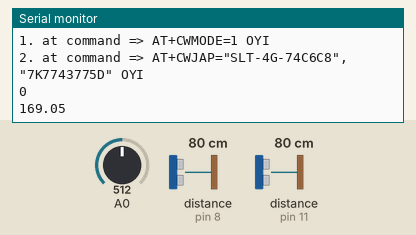
Simulated run of this sketch. Board: Arduino Uno, built with avr-gcc and run on an emulated ATmega328P. Parts: the last lines printed to the serial monitor. The inputs (shaded band) are chosen by the test bench; at power-on: A0 = 512, distance to the obstacle (sensors on pin 8, pin 11) 80 cm. The echo pulse lasts 58.3 µs per cm; no radio packets arrive unless stated; the modem accepts every AT command (registered, SIM ready, sends succeed) and sends nothing else.

Above: at 1.2 s.
1.3 s: A0 set to 716
At 5.5 s:
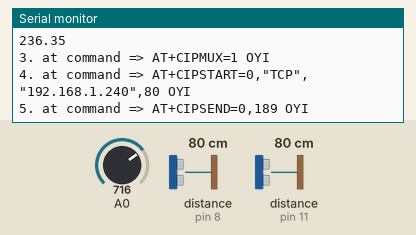
5.8 s: distance to the obstacle (sensor on pin 8) set to 60 cm
At 6.5 s:
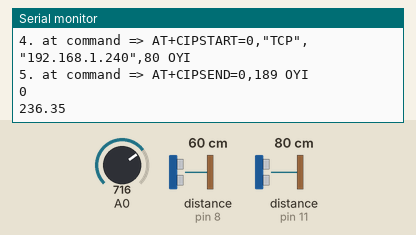
10.3 s: A0 set to 900
At 10.9 s:
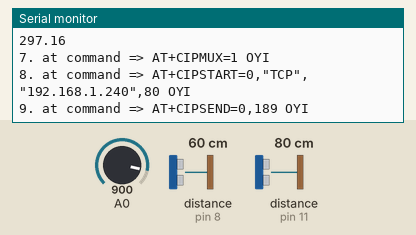
11.8 s: distance to the obstacle (sensor on pin 11) set to 2 cm
At 12.5 s:
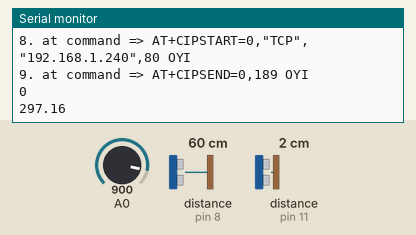
16.3 s: distance to the obstacle (sensor on pin 8) set to 2 cm
At 17.4 s:
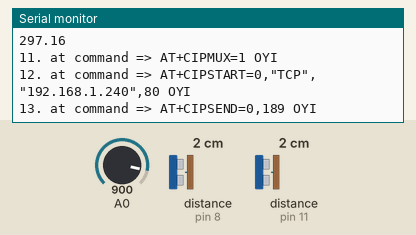
17.8 s: distance to the obstacle (sensor on pin 11) set to 18 cm
At 18.8 s:
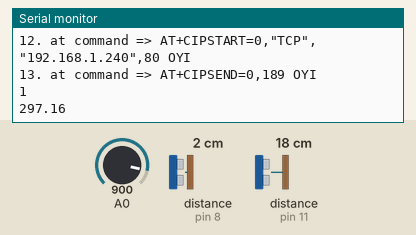
Timing chart, 0 to 20.8 s (numbered marks = the images above; inputs shaded):
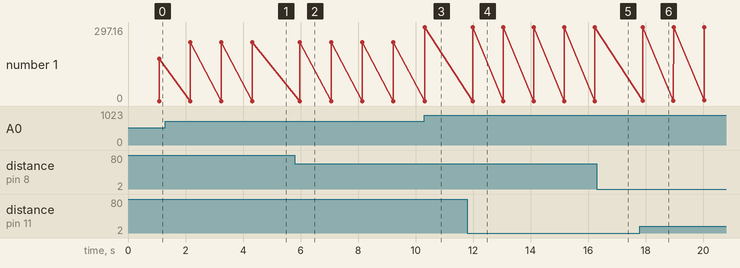

Measured:
- after the input at 1.3 s, the serial monitor: prints a new line after 0.86 s (image 1)
- after the input at 10.3 s, the serial monitor: prints a new line at once (image 3)
- plotted number 1: 169.05 → 236.35 after the input at 1.3 s, 236.35 → 297.16 after the input at 10.3 s

The sketch:

final_code_with_wifi_module.ino
```cpp
//include NewPing library to get distance using ultrasonic sensor
#include <NewPing.h>

// include RadioHead Amplitude Shift Keying Library
#include <VirtualWire.h>

// Include dependant SPI Library
#include <SPI.h>

// Create Amplitude Shift Keying Object


#define ECHO_PIN1 8
#define ECHO_PIN2 11
#define TRIG_PIN1 9
#define TRIG_PIN2 10

int num_of_persons = 0;
int check1 = 0;
int check2 = 0;
bool going_inside = false;
bool going_outside = false;

NewPing Sensor1(TRIG_PIN1, ECHO_PIN1, 2000);
NewPing Sensor2(TRIG_PIN2, ECHO_PIN2, 2000);

unsigned int dis_1;
unsigned int dis_2;

double get_battery_level() {
  // put your main code here, to run repeatedly:
  int volt = analogRead(A0);
  double voltage = map(volt, 0, 1023, 0, 2500);

  voltage = voltage/7.4;
  return voltage;
}


#include <SoftwareSerial.h>
#define RX 2
#define TX 3
String AP = "SLT-4G-74C6C8";       // AP NAME
String PASS = "7K7743775D"; // AP PASSWORD
String API = "tPmAT5Ab3j7F9";   // Write API KEY
String HOST = "192.168.1.240";
String PORT = "80";

int countTrueCommand;
int countTimeCommand;
boolean found = false;

SoftwareSerial esp8266(RX,TX);


int compId=102;


void setup() {
  Serial.begin(9600);
  esp8266.begin(115200);
  sendCommand("AT", 5, "OK");
  sendCommand("AT+CWMODE=1", 5, "OK");
  sendCommand("AT+CWJAP=\"" + AP + "\",\"" + PASS + "\"", 20, "OK");


  vw_set_tx_pin(12); // Set the pin used for transmitting data
  vw_setup(2000);                   // Bits per second (baud rate)

  pinMode(ECHO_PIN1, INPUT);
  pinMode(ECHO_PIN2, INPUT);
  pinMode(TRIG_PIN1, OUTPUT);
  pinMode(TRIG_PIN2, OUTPUT);


}

int counter=0;

void loop() {

  counter++;
  if(counter==5){
    sendData();
    counter=0;
  }


  unsigned long start_time = millis();


  while (millis() - start_time <= 1000) {

    if (check1 != 1) {
      unsigned int dis = 0;

      for (int i = 0; i <= 5; i++) {
        dis = dis + Sensor1.ping_cm();

      }
      dis_1 = dis / 3;


      if (dis_1 < 70 ) {
        if (check2 == 1) {
          going_outside = true;
          check2 = 0;
        } else {
          check1 = 1;

        }

      }
    }

    if (check2 != 1) {
      unsigned int dis = 0;

      for (int i = 0; i <= 5; i++) {
        dis = dis + Sensor2.ping_cm();

      }
      dis_2 = dis / 3;

      if (dis_2 < 70) {
        if (check1 == 1) {
          going_inside = true;
          check1 = 0;
        } else {
          check2 = 1;

        }
      }
    }
  }

  if (going_inside && !going_outside) {
    num_of_persons ++;
    going_inside = false;
  } else if (going_outside && !going_inside) {
    if(num_of_persons > 0){num_of_persons--;}
    else{num_of_persons = 0;}
    going_outside = false;
  }

  Serial.println(num_of_persons);
  Serial.println(get_battery_level());


  going_inside = false;
  going_outside = false;
  check1 = 0; check2 = 0;

  if (num_of_persons > 0) {
    sendRadioData("1",1);
  }
  else {
    sendRadioData("0",1);
  }
}

void sendRadioData(const uint8_t* data, uint8_t len) {
  vw_send(data, len);
  vw_wait_tx(); // Wait until the whole message is gone
}


void sendData() {

  String num_people = String(num_of_persons);
  String battery_level = String(get_battery_level());
  String comp_id = String(compId);
  String getData = "GET /technoBeasts/postData/postEspData.php?method=data&api_key=tPmAT5Ab3j7F9&num_people=" + num_people + "&battery_level=" + battery_level + "&comp_id=" + comp_id;

  // Add the necessary headers
  String headers = "Host: " + HOST + "\r\n" +
                  "Connection: close\r\n" +  // Close the connection after the request is complete
                  "User-Agent: Arduino/1.0\r\n";  // You can specify your desired user agent

  int headersLength = headers.length();
  int requestLength = getData.length() + headersLength + 2; // Add 2 for the additional \r\n at the end

  sendCommand("AT+CIPMUX=1", 1, "OK");
  sendCommand("AT+CIPSTART=0,\"TCP\",\"" + HOST + "\"," + PORT, 1, "OK");
  sendCommand("AT+CIPSEND=0," + String(requestLength), 1, ">");

  esp8266.print(getData); // Send the request line
  esp8266.print("\r\n"); // New line after the request line
  esp8266.print(headers); // Send the headers
  esp8266.print("\r\n"); // New line after the headers

  delay(500);
  countTrueCommand++;
  // sendCommand("AT+CIPCLOSE=0", 0.5, "OK");
}


void sendCommand(String command, int maxTime, char readReplay[]) {
  Serial.print(countTrueCommand);
  Serial.print(". at command => ");
  Serial.print(command);
  Serial.print(" ");
  while(countTimeCommand < (maxTime*1))
  {
    esp8266.println(command);//at+cipsend
    if(esp8266.find(readReplay))//ok
    {
      found = true;
      break;
    }

    countTimeCommand++;
  }

  if(found == true)
  {
    Serial.println("OYI");
    countTrueCommand++;
    countTimeCommand = 0;
  }

  if(found == false)
  {
    Serial.println("Fail");
    countTrueCommand = 0;
    countTimeCommand = 0;
  }

  found = false;
 }
```
